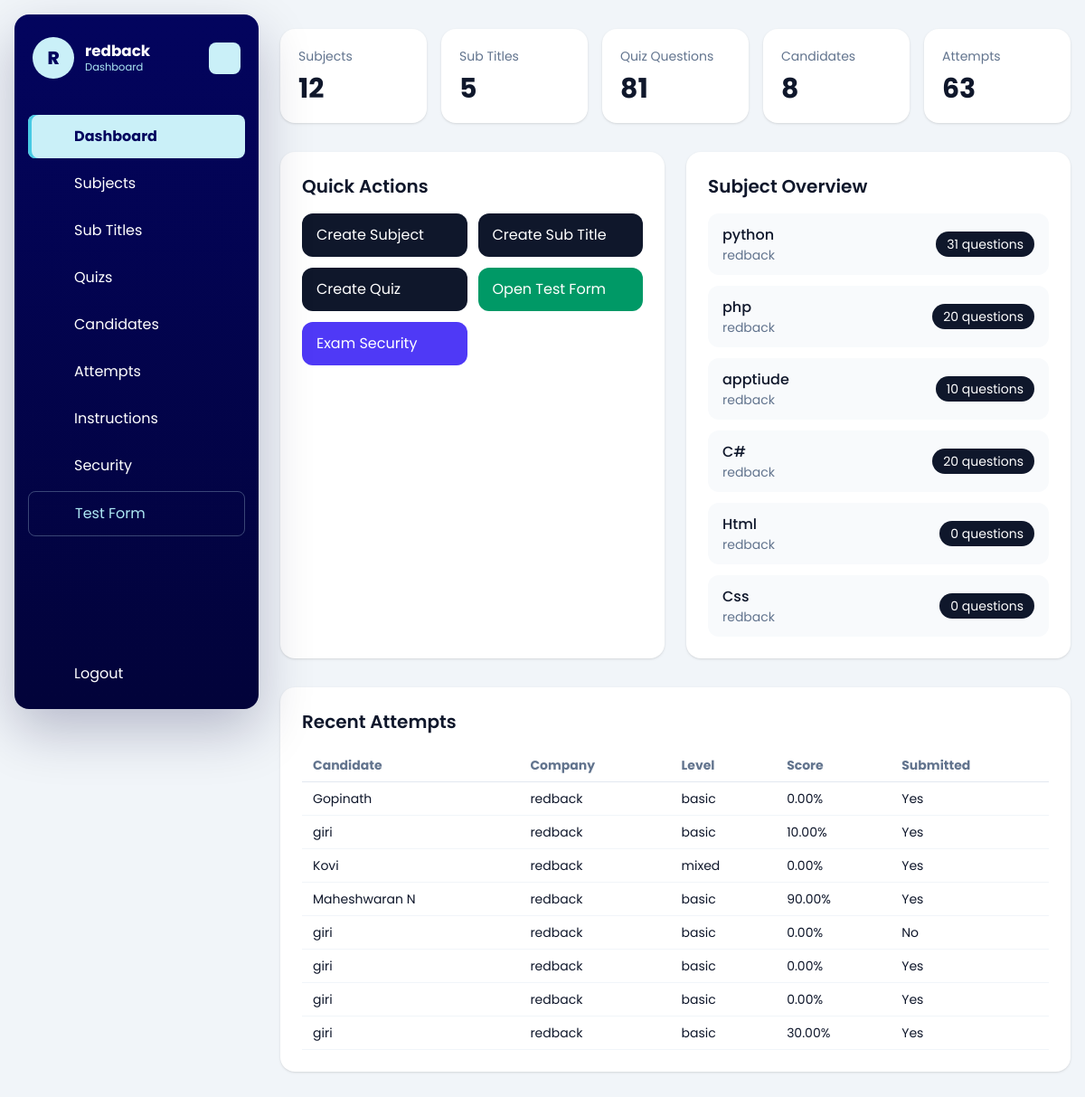
The page /dashboard/ (signed in) on the database its author committed.
### dashboard/models.py (models this page shows, shortened)
class Company(models.Model):
    name = models.CharField(max_length=150)
    image = models.ImageField(upload_to='company/', blank=True, null=True)
    email = models.EmailField(unique=True)
    password = models.CharField(max_length=128)
    is_active = models.BooleanField(default=True)
    test_instructions = models.TextField(
        default=DEFAULT_TEST_INSTRUCTIONS,
        blank=True,
        help_text='Instructions shown to candidates in the online test instructions drawer.',
    )
    allow_full_screen_lock = models.BooleanField(default=False)
    allow_pause_lock = models.BooleanField(default=False)
    allow_tab_switch_guard = models.BooleanField(default=False)
    allow_copy_paste_block = models.BooleanField(default=False)
    allow_right_click_disable = models.BooleanField(default=False)
    full_screen_lock = models.BooleanField(default=False)
    pause_lock = models.BooleanField(default=False)
    tab_switch_guard_enabled = models.BooleanField(default=False)
    copy_paste_block_enabled = models.BooleanField(default=False)
    right_click_disable_enabled = models.BooleanField(default=False)
    max_violation_warnings = models.PositiveIntegerField(default=3)
    exam_control_password = models.CharField(max_length=128, blank=True)
    created_at = models.DateTimeField(auto_now_add=True)
    updated_at = models.DateTimeField(auto_now=True)
    class Meta:
        ordering = ['name']
        verbose_name_plural = 'Companies'

class TestSubject(models.Model):
    company = models.ForeignKey(Company, on_delete=models.CASCADE, related_name='subjects')
    subject = models.CharField(max_length=150)
    subject_svg = models.TextField(blank=True, null=True)
    created_at = models.DateTimeField(auto_now_add=True)
    class Meta:
        ordering = ['subject']
        unique_together = ('company', 'subject')

### quiz/models.py (models this page shows, shortened)
class CandidateTestAttempt(models.Model):
    SESSION_SINGLE = 'single'
    SESSION_MULTI = 'multi'
    SESSION_CHOICES = [
        (SESSION_SINGLE, 'Single'),
        (SESSION_MULTI, 'Multi'),
    ]
    candidate = models.ForeignKey(Candidate, on_delete=models.CASCADE, related_name='attempts')
    company = models.ForeignKey(Company, on_delete=models.CASCADE, related_name='attempts')
    public_slug = models.CharField(max_length=190, unique=True, blank=True, db_index=True)
    session_type = models.CharField(max_length=10, choices=SESSION_CHOICES)
    level = models.CharField(max_length=20)
    question_count = models.PositiveIntegerField()
    duration_minutes = models.PositiveIntegerField()
    selected_subjects = models.JSONField(default=list, blank=True)
    selected_sub_titles = models.JSONField(default=list, blank=True)
    answers_json = models.JSONField(default=list, blank=True)
    correct_count = models.PositiveIntegerField(default=0)
    wrong_count = models.PositiveIntegerField(default=0)
    percentage = models.DecimalField(max_digits=5, decimal_places=2, default=0)
    started_at = models.DateTimeField(blank=True, null=True)
    submitted_at = models.DateTimeField(blank=True, null=True)
    is_submitted = models.BooleanField(default=False)
    is_paused = models.BooleanField(default=False)
    paused_at = models.DateTimeField(blank=True, null=True)
    total_paused_seconds = models.PositiveIntegerField(default=0)
    full_screen_lock_enabled = models.BooleanField(default=False)
    pause_lock_enabled = models.BooleanField(default=False)
    tab_switch_guard_enabled = models.BooleanField(default=False)
    copy_paste_block_enabled = models.BooleanField(default=False)
    right_click_disable_enabled = models.BooleanField(default=False)
    max_violation_warnings = models.PositiveIntegerField(default=3)
    tab_switch_count = models.PositiveIntegerField(default=0)
    warning_count = models.PositiveIntegerField(default=0)
    last_violation_at = models.DateTimeField(blank=True, null=True)
    violation_log_json = models.JSONField(default=list, blank=True)
    created_at = models.DateTimeField(auto_now_add=True)
    class Meta:
        ordering = ['-created_at']

class Candidate(models.Model):
    name = models.CharField(max_length=150)
    email = models.EmailField()
    designation_tech = models.CharField(max_length=150)
    created_at = models.DateTimeField(auto_now_add=True)
    class Meta:
        ordering = ['name']

### dashboard/views.py (the view)
# urls.py: path('', views.dashboard_home, name='home'),
@company_login_required
def dashboard_home(request):
    company = request.company
    context = {
        'subject_count': TestSubject.objects.filter(company=company).count(),
        'subtitle_count': SubTitle.objects.filter(test_subject__company=company).count(),
        'quiz_count': Quiz.objects.filter(test_subject__company=company).count(),
        'candidate_count': Candidate.objects.filter(attempts__company=company).distinct().count(),
        'attempt_count': CandidateTestAttempt.objects.filter(company=company).count(),
        'subjects': TestSubject.objects.filter(company=company).select_related('company').annotate(
            quiz_total=Count('quizzes')
        )[:6],
        'recent_attempts': CandidateTestAttempt.objects.filter(company=company).select_related(
            'candidate', 'company'
        )[:8],
        'company': company,
    }
    return render(request, 'dashboard/home.html', context)

### dashboard/views.py (called while the page is built)
def get_logged_in_company(request):
    company_id = request.session.get('company_id')
    if not company_id:
        return None
    return Company.objects.filter(id=company_id, is_active=True).first()

def company_login_required(view_func):
    @wraps(view_func)
    def wrapper(request, *args, **kwargs):
        company = get_logged_in_company(request)
        if not company:
            return redirect(f"{reverse('dashboard:login')}?next={request.path}")
        request.company = company
        return view_func(request, *args, **kwargs)
    return wrapper

### templates/dashboard/home.html (shortened to what this page needs)
{% extends "base.html" %}
{% block content %}
{% include 'dashboard/header.html' %}
<section class="grid gap-4 md:grid-cols-5">
    <div class="rounded-2xl bg-white p-5 shadow-sm">
        <p class="text-sm text-slate-500">Subjects</p>
        <p class="mt-2 text-3xl font-bold">{{ subject_count }}</p>
    </div>
    <div class="rounded-2xl bg-white p-5 shadow-sm">
        <p class="text-sm text-slate-500">Sub Titles</p>
        <p class="mt-2 text-3xl font-bold">{{ subtitle_count }}</p>
    </div>
    <div class="rounded-2xl bg-white p-5 shadow-sm">
        <p class="text-sm text-slate-500">Quiz Questions</p>
        <p class="mt-2 text-3xl font-bold">{{ quiz_count }}</p>
    </div>
    <div class="rounded-2xl bg-white p-5 shadow-sm">
        <p class="text-sm text-slate-500">Candidates</p>
        <p class="mt-2 text-3xl font-bold">{{ candidate_count }}</p>
    </div>
    <div class="rounded-2xl bg-white p-5 shadow-sm">
        <p class="text-sm text-slate-500">Attempts</p>
        <p class="mt-2 text-3xl font-bold">{{ attempt_count }}</p>
    </div>
</section>
<section class="mt-8 grid gap-6 lg:grid-cols-2">
    <div class="rounded-2xl bg-white p-6 shadow-sm">
        <div class="mb-4 flex items-center justify-between">
            <h2 class="text-xl font-semibold">Quick Actions</h2>
        </div>
        <div class="grid gap-3 sm:grid-cols-2">
            <a href="{% url 'dashboard:subject_create' %}" class="rounded-xl bg-slate-900 px-4 py-3 text-white">Create Subject</a>
            <a href="{% url 'dashboard:subtitle_create' %}" class="rounded-xl bg-slate-900 px-4 py-3 text-white">Create Sub Title</a>
            <a href="{% url 'dashboard:quiz_create' %}" class="rounded-xl bg-slate-900 px-4 py-3 text-white">Create Quiz</a>
            <a href="{% url 'quiz:start' %}" class="rounded-xl bg-emerald-600 px-4 py-3 text-white">Open Test Form</a>
            <a href="{% url 'dashboard:company_settings' %}" class="rounded-xl bg-indigo-600 px-4 py-3 text-white">Exam Security</a>
        </div>
    </div>
    <div class="rounded-2xl bg-white p-6 shadow-sm">
        <h2 class="text-xl font-semibold">Subject Overview</h2>
        <div class="mt-4 space-y-3">
            {% for subject in subjects %}
                <div class="flex items-center justify-between rounded-xl bg-slate-50 px-4 py-3">
                    <div>
                        <p class="font-medium">{{ subject.subject }}</p>
                        <p class="text-sm text-slate-500">{{ subject.company.name }}</p>
                    </div>
                    <span class="rounded-full bg-slate-900 px-3 py-1 text-sm text-white">{{ subject.quiz_total }} questions</span>
                </div>
            {% empty %}
                <p class="text-slate-500">No subjects created yet.</p>
            {% endfor %}
        </div>
    </div>
</section>
<section class="mt-8 rounded-2xl bg-white p-6 shadow-sm">
    <h2 class="text-xl font-semibold">Recent Attempts</h2>
    <div class="mt-4 overflow-x-auto">
        <table class="min-w-full text-left text-sm">
            <thead class="border-b border-slate-200 text-slate-500">
                <tr>
                    <th class="px-3 py-2">Candidate</th>
                    <th class="px-3 py-2">Company</th>
                    <th class="px-3 py-2">Level</th>
                    <th class="px-3 py-2">Score</th>
                    <th class="px-3 py-2">Submitted</th>
                </tr>
            </thead>
            <tbody>
                {% for attempt in recent_attempts %}
                    <tr class="border-b border-slate-100">
                        <td class="px-3 py-2">{{ attempt.candidate.name }}</td>
                        <td class="px-3 py-2">{{ attempt.company.name }}</td>
                        <td class="px-3 py-2">{{ attempt.level }}</td>
                        <td class="px-3 py-2">{{ attempt.percentage }}%</td>
                        <td class="px-3 py-2">{{ attempt.is_submitted|yesno:"Yes,No" }}</td>
                    </tr>
                {% empty %}
                    <tr>
                        <td colspan="5" class="px-3 py-6 text-center text-slate-500">No test attempts yet.</td>
                    </tr>
                {% endfor %}
            </tbody>
        </table>
    </div>
</section>
{% endblock %}

### templates/dashboard/header.html (shortened to what this page needs)
<aside class="dashboard-sidebar" data-dashboard-sidebar>
    <header class="dashboard-sidebar-header">
        <a href="/" class="dashboard-brand">
            <span class="dashboard-brand-mark">{{ request.company.name|default:"Company"|slice:":1"|upper }}</span>
            <span class="dashboard-brand-text">
                <strong>{{ request.company.name|default:"Company" }}</strong>
                <span>Dashboard</span>
            </span>
        </a>
        <button class="dashboard-toggler dashboard-sidebar-toggler" type="button" aria-label="Toggle sidebar">
        </button>
    </header>
    <nav class="dashboard-sidebar-nav" aria-label="Dashboard navigation">
        <ul class="dashboard-nav-list dashboard-primary-nav">
            {% if request.session.company_id %}
                <li class="dashboard-nav-item">
                    <a href="/dashboard/" class="dashboard-nav-link" data-dashboard-nav-link data-nav-exact>
                        <span class="dashboard-nav-label">Dashboard</span>
                    </a>
                </li>
                <li class="dashboard-nav-item">
                    <a href="/dashboard/subjects/" class="dashboard-nav-link" data-dashboard-nav-link>
                        <span class="dashboard-nav-label">Subjects</span>
                    </a>
                </li>
                <li class="dashboard-nav-item">
                    <a href="/dashboard/subtitles/" class="dashboard-nav-link" data-dashboard-nav-link>
                        <span class="dashboard-nav-label">Sub Titles</span>
                    </a>
                </li>
                <li class="dashboard-nav-item">
                    <a href="/dashboard/quizzes/" class="dashboard-nav-link" data-dashboard-nav-link>
                        <span class="dashboard-nav-label">Quizs</span>
                    </a>
                </li>
                <li class="dashboard-nav-item">
                    <a href="/dashboard/candidates/" class="dashboard-nav-link" data-dashboard-nav-link>
                        <span class="dashboard-nav-label">Candidates</span>
                    </a>
                </li>
                <li class="dashboard-nav-item">
                    <a href="/dashboard/attempts/" class="dashboard-nav-link" data-dashboard-nav-link>
                        <span class="dashboard-nav-label">Attempts</span>
                    </a>
                </li>
                <li class="dashboard-nav-item">
                    <a href="/dashboard/settings/instructions/" class="dashboard-nav-link" data-dashboard-nav-link>
                        <span class="dashboard-nav-label">Instructions</span>
                    </a>
                </li>
                <li class="dashboard-nav-item">
                    <a href="/dashboard/settings/security/" class="dashboard-nav-link" data-dashboard-nav-link>
                        <span class="dashboard-nav-label">Security</span>
                    </a>
                </li>
                <li class="dashboard-nav-item">
                    <a href="/quiz/start/" class="dashboard-nav-link is-accent" data-dashboard-nav-link>
                        <span class="dashboard-nav-label">Test Form</span>
                    </a>
                </li>
            {% endif %}
        </ul>
        {% if request.session.company_id %}
            <ul class="dashboard-nav-list dashboard-secondary-nav">
                <li class="dashboard-nav-item">
                    <a href="/dashboard/logout/" class="dashboard-nav-link is-danger">
                        <span class="dashboard-nav-label">Logout</span>
                    </a>
                </li>
            </ul>
        {% endif %}
    </nav>
</aside>

### templates/dashboard/header.html (style rules this page uses)
:root { --c0: #caf0f8; --c1: #ade8f4; --c2: #90e0ef; --c3: #48cae4; --c4: #00b4d8; --c5: #0096c7; --c6: #0077b6; --c7: #023e8a; --c8: #03045e; --c9: #02033a; }
.dashboard-sidebar { position: fixed; top: 0; left: 0; z-index: 50; width: 270px; height: calc(100vh - 32px); margin: 16px; border-radius: 16px; background: linear-gradient(180deg, var(--c8), var(--c9)); box-shadow: 0 24px 60px rgba(2, 3, 58, .24); transition: width .4s ease, height .4s ease; }
.dashboard-sidebar-header { position: relative; display: flex; align-items: center; justify-content: space-between; gap: 12px; padding: 25px 20px; }
.dashboard-brand { display: flex; min-width: 0; align-items: center; gap: 12px; color: #fff; text-decoration: none; }
.dashboard-brand-mark { display: grid; width: 46px; height: 46px; flex: 0 0 auto; place-items: center; border-radius: 50%; background: var(--c0); color: var(--c8); font-size: 1.25rem; font-weight: 800; }
.dashboard-brand-text { overflow: hidden; white-space: nowrap; transition: opacity .3s ease; }
.dashboard-brand-text strong { display: block; font-size: 1.05rem; line-height: 1.2; }
.dashboard-brand-text span { display: block; margin-top: 2px; color: var(--c1); font-size: .72rem; line-height: 1.2; }
.dashboard-toggler { display: flex; width: 35px; height: 35px; flex: 0 0 auto; cursor: pointer; align-items: center; justify-content: center; border: 0; border-radius: 8px; background: var(--c0); color: var(--c8); transition: transform .4s ease, background .4s ease; }
.dashboard-sidebar-toggler { position: absolute; right: 20px; }
.dashboard-nav-list { display: flex; flex-direction: column; gap: 4px; margin: 0; padding: 0 15px; list-style: none; transform: translateY(15px); transition: transform .4s ease; }
.dashboard-nav-link { display: flex; align-items: center; gap: 12px; overflow: hidden; border-radius: 8px; padding: 12px 15px; color: #fff; text-decoration: none; white-space: nowrap; transition: background .4s ease, color .4s ease, border-radius .4s ease; }
.dashboard-nav-link:hover, .dashboard-nav-link.is-active { background: var(--c0); color: var(--c8); }
.dashboard-nav-link.is-active { box-shadow: inset 4px 0 0 var(--c3); font-weight: 700; }
.dashboard-nav-link.is-accent { border: 1px solid rgba(202, 240, 248, .28); color: var(--c1); }
.dashboard-nav-label { transition: opacity .3s ease; }
.dashboard-nav-item { position: relative; }
.dashboard-secondary-nav { position: absolute; bottom: 30px; width: 100%; }

### rows shown on the page
Company: company.name "R", company.name "redback"
TestSubject: subject "python", company.name "redback", quiz_total "31"
TestSubject: subject "php", company.name "redback", quiz_total "20"
TestSubject: subject "apptiude", company.name "redback", quiz_total "10"
TestSubject: subject "C#", company.name "redback", quiz_total "20"
TestSubject: subject "Html", company.name "redback", quiz_total "0"
TestSubject: subject "Css", company.name "redback", quiz_total "0"
CandidateTestAttempt: candidate.name "Gopinath", company.name "redback", level "basic", percentage "0.00", is_submitted "Yes"
CandidateTestAttempt: candidate.name "giri", company.name "redback", level "basic", percentage "10.00", is_submitted "Yes"
CandidateTestAttempt: candidate.name "Kovi", company.name "redback", level "mixed", percentage "0.00", is_submitted "Yes"
CandidateTestAttempt: candidate.name "Maheshwaran N", company.name "redback", level "basic", percentage "90.00", is_submitted "Yes"
CandidateTestAttempt: candidate.name "giri", company.name "redback", level "basic", percentage "0.00", is_submitted "No"
CandidateTestAttempt: candidate.name "giri", company.name "redback", level "basic", percentage "0.00", is_submitted "Yes"
CandidateTestAttempt: candidate.name "giri", company.name "redback", level "basic", percentage "0.00", is_submitted "Yes"
CandidateTestAttempt: candidate.name "giri", company.name "redback", level "basic", percentage "30.00", is_submitted "Yes"

### other values the page prints
{{ subject_count }} "12"
{{ subtitle_count }} "5"
{{ quiz_count }} "81"
{{ candidate_count }} "8"
{{ attempt_count }} "63"
